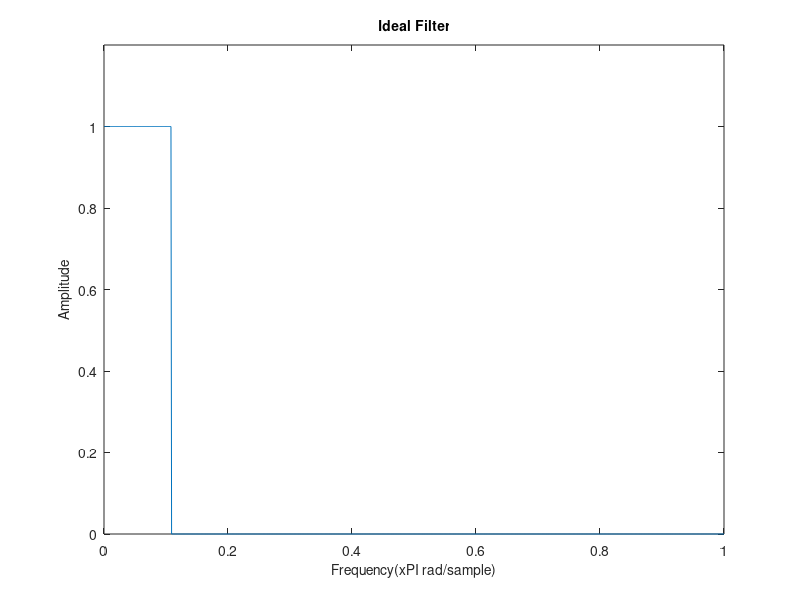

Write the MATLAB code that produced this figure.
rect=@(x,a) ones(1,numel(x)).*(abs(x)<a/2) % a is the width of the pulse
x=-0:0.001:1;
z = 0.1088;
y=rect(x,z*2);   
plot(x,y)
ylim([0 1.2]);
xlabel('Frequency(xPI rad/sample)', 'FontSize', 10);
ylabel('Amplitude','FontSize', 10);
title('Ideal Filter','FontSize', 10);